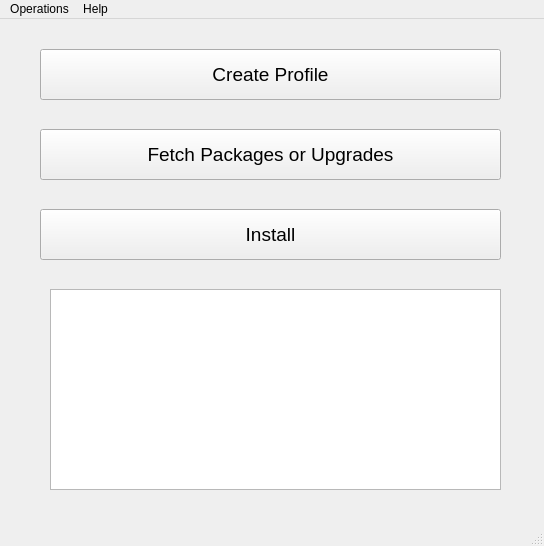
<?xml version="1.0" encoding="UTF-8"?>
<ui version="4.0">
 <class>MainWindow</class>
 <widget class="QMainWindow" name="MainWindow">
  <property name="geometry">
   <rect>
    <x>0</x>
    <y>0</y>
    <width>544</width>
    <height>546</height>
   </rect>
  </property>
  <property name="windowTitle">
   <string>MainWindow</string>
  </property>
  <widget class="QWidget" name="centralwidget">
   <widget class="QPushButton" name="pushButton">
    <property name="geometry">
     <rect>
      <x>40</x>
      <y>30</y>
      <width>461</width>
      <height>51</height>
     </rect>
    </property>
    <property name="font">
     <font>
      <pointsize>14</pointsize>
     </font>
    </property>
    <property name="text">
     <string>Create Profile</string>
    </property>
   </widget>
   <widget class="QPushButton" name="pushButton_2">
    <property name="geometry">
     <rect>
      <x>40</x>
      <y>110</y>
      <width>461</width>
      <height>51</height>
     </rect>
    </property>
    <property name="font">
     <font>
      <pointsize>14</pointsize>
      <weight>50</weight>
      <bold>false</bold>
     </font>
    </property>
    <property name="text">
     <string>Fetch Packages or Upgrades</string>
    </property>
   </widget>
   <widget class="QPushButton" name="pushButton_3">
    <property name="geometry">
     <rect>
      <x>40</x>
      <y>190</y>
      <width>461</width>
      <height>51</height>
     </rect>
    </property>
    <property name="font">
     <font>
      <pointsize>14</pointsize>
     </font>
    </property>
    <property name="text">
     <string>Install</string>
    </property>
   </widget>
   <widget class="QTextEdit" name="textEdit">
    <property name="geometry">
     <rect>
      <x>50</x>
      <y>270</y>
      <width>451</width>
      <height>201</height>
     </rect>
    </property>
   </widget>
  </widget>
  <widget class="QStatusBar" name="statusbar"/>
  <widget class="QMenuBar" name="menubar">
   <property name="geometry">
    <rect>
     <x>0</x>
     <y>0</y>
     <width>544</width>
     <height>22</height>
    </rect>
   </property>
   <widget class="QMenu" name="menuOperations">
    <property name="title">
     <string>Operations</string>
    </property>
   </widget>
   <widget class="QMenu" name="menuHelp">
    <property name="title">
     <string>Help</string>
    </property>
   </widget>
   <addaction name="menuOperations"/>
   <addaction name="menuHelp"/>
  </widget>
 </widget>
 <resources/>
 <connections/>
</ui>
